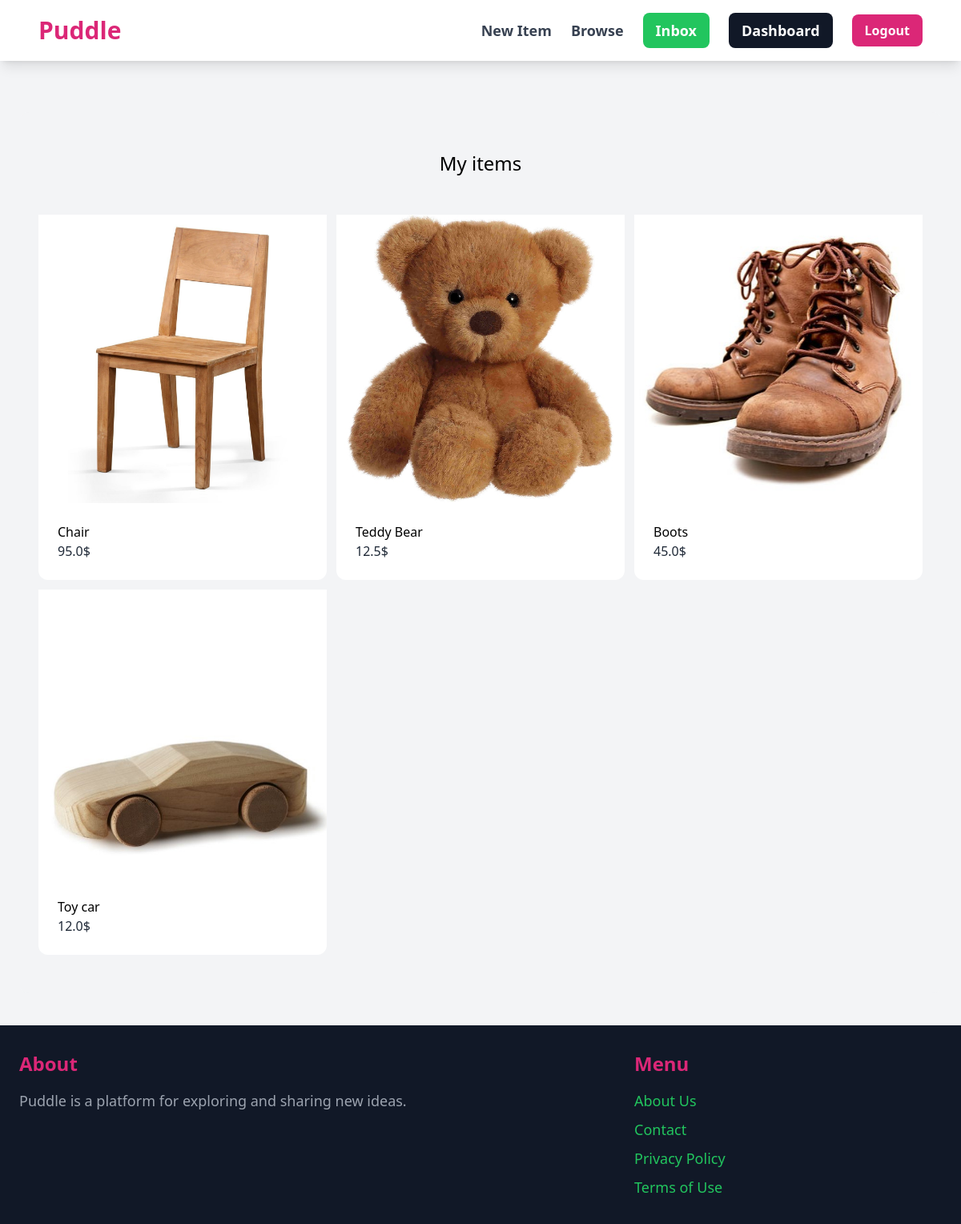
Before: /dashboard/ (signed in) with the older database file.
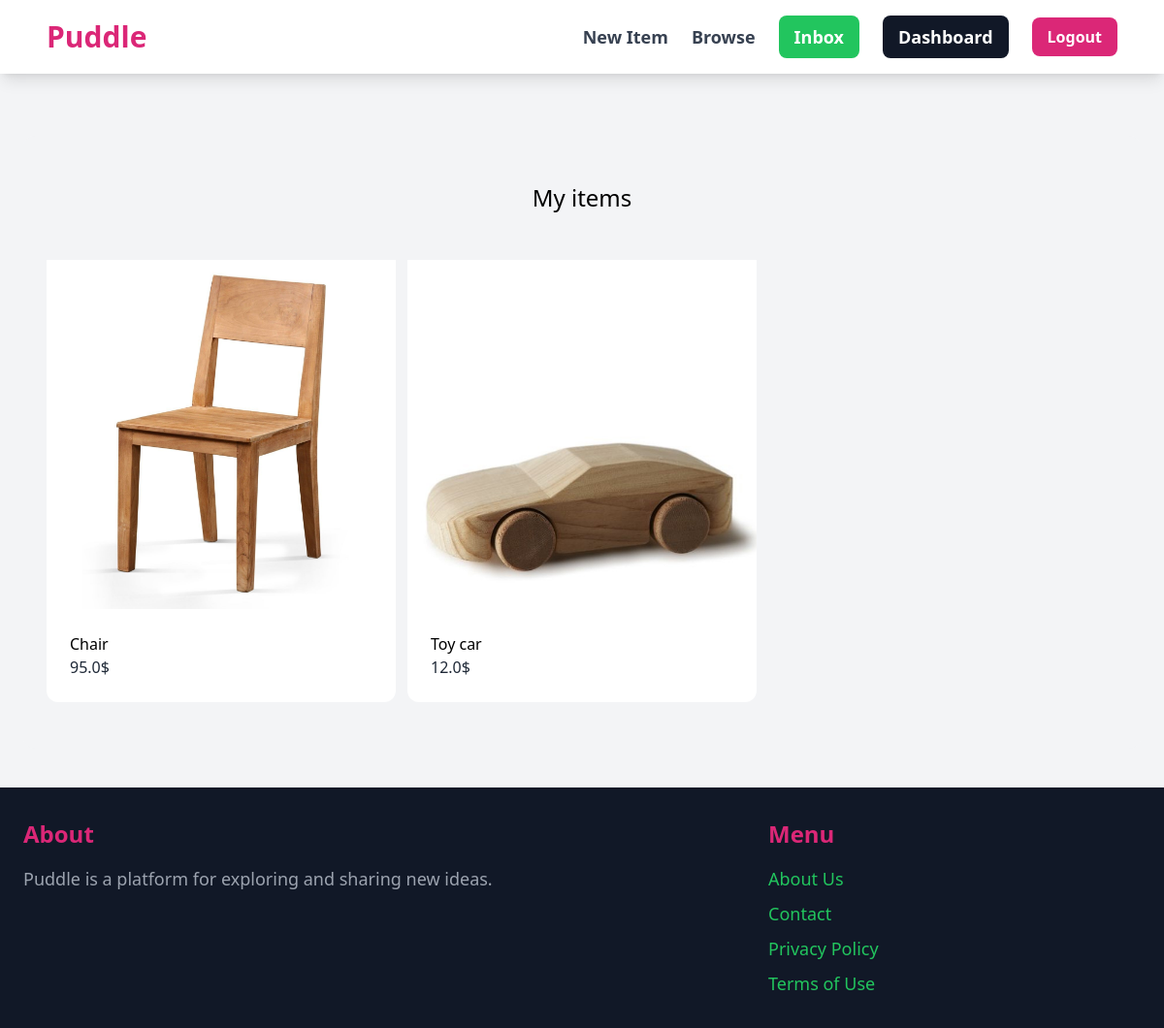
After: the same page with the newer database file.
### item/models.py (models this page shows, shortened)
class Item(models.Model):
    name=models.CharField(max_length=255)
    description=models.TextField(blank=True, null=True)
    is_sold=models.BooleanField(default=False)
    price=models.FloatField()
    image=models.ImageField(upload_to='item_images', blank=True, null=True)
    created_at=models.DateTimeField(auto_now_add=True)
    created_by=models.ForeignKey(User,related_name='items',on_delete=models.CASCADE)
    category=models.ForeignKey(Category, related_name='items', on_delete=models.CASCADE)

### dashboard/views.py (the view)
# urls.py: path('', views.index, name='index'),
@login_required
def index(request):
    items = Item.objects.filter(created_by=request.user)
    return render(request, 'dashboard/index.html', {
        'items':items,
    })

### dashboard/templates/dashboard/index.html (shortened to what this page needs)
{% extends 'core/base.html' %}
{% block content %}
    <div class="mt-6 px-6 py-12 bg-gray-100 rounded-xl">
        <h2 class="mb-12 text-2xl text-center">My items</h2>
        <div class="grid grid-cols-3 gap-3">
           {% for item in items %}
           <div>
            <a href="{% url "item:detail" item.id %}">
                <div><img src="{{item.image.url}}" class="rounded-top-xl"></div>
                <div class="p-6 bg-white rounded-b-xl">
                    <h2 class="text-2-xl">{{item.name}}</h2>
                    <p class="text-gray-800">{{item.price}}$</p>
                </div>
            </a>
           </div>
           {% endfor %}
        </div>
    </div>
{% endblock %}

Changed rows visible on the page:
removed Item: image (picture), name "Teddy Bear", price "12.5"
removed Item: image (picture), name "Boots", price "45.0"
